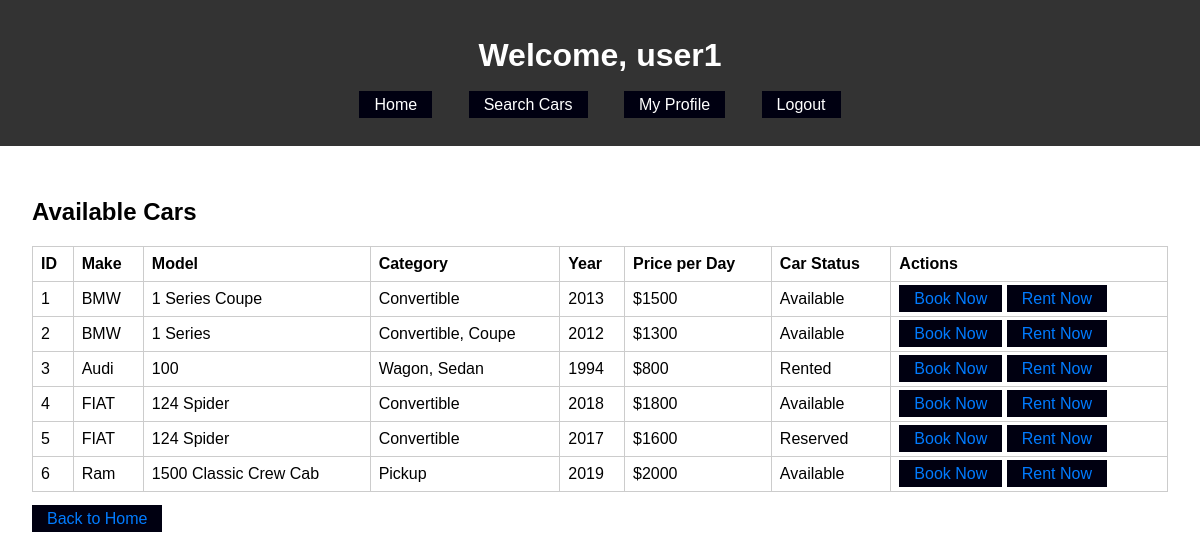
The page /customer_home (signed in) on the database its author committed.
### app/models.py (models this page shows, shortened)
class User(UserMixin, db.Model):
    id = db.Column(db.Integer, primary_key=True)
    username = db.Column(db.String(50), unique=True, nullable=False)
    password = db.Column(db.String(50), nullable=False)
    email = db.Column(db.String(100), unique=True, nullable=False)
    contact_no = db.Column(db.Integer, unique=True)
    address = db.Column(db.String(100))
    role = db.Column(db.String(50), default='customer')

class Car(db.Model):
    id = db.Column(db.Integer, primary_key=True)
    make = db.Column(db.String(50), nullable=False)
    model = db.Column(db.String(50), nullable=False)
    category = db.Column(db.String(50), nullable=False)
    year = db.Column(db.Integer, nullable=False)
    price_per_day = db.Column(db.Integer, nullable=False)
    status = db.Column(db.String(20), nullable=False, default="Available")

### app/routes.py (the view)
@app.route('/customer_home')
def customer_home():
    if 'user_id' not in session:
        return redirect(url_for('login'))
    user = User.query.get(session['user_id'])
    cars = Car.query.all()
    return render_template('customer_home.html', user=user, cars=cars)

### app/__init__.py (called while the page is built)
@login_manager.user_loader
def load_user(user_id):
    return models.User.query.get(int(user_id))

### app/templates/customer_home.html (shortened to what this page needs)
<!DOCTYPE html>
<html lang="en">
<head>
    <link rel="stylesheet" href="{{ url_for('static', filename='css/style.css') }}">
</head>
<body>
    <header>
        <h1>Welcome, {{ user.username }}</h1>
        <nav>
            <ul>
                <li><a href="{{ url_for('customer_home') }}">Home</a></li>
                <li><a href="{{ url_for('car_search') }}">Search Cars</a></li>
                <li><a href="{{ url_for('profile') }}">My Profile</a></li>
                <li><a href="{{ url_for('logout') }}">Logout</a></li>
            </ul>
        </nav>
    </header>
    <main>
        <h2>Available Cars</h2>
        <div class="container">
    <table class="table table-bordered mt-3">
        <thead>
            <tr>
                <th>ID</th>
                <th>Make</th>
                <th>Model</th>
                <th>Category</th>
                <th>Year</th>
                <th>Price per Day</th>
                <th>Car Status</th>
                <th>Actions</th>
            </tr>
        </thead>
        <tbody>
            {% for car in cars %}
            <tr>
                <td>{{ car.id }}</td>
                <td>{{ car.make }}</td>
                <td>{{ car.model }}</td>
                <td>{{ car.category }}</td>
                <td>{{ car.year }}</td>
                <td>${{ car.price_per_day }}</td>
                <td>{{ car.status }}</td>
                <td>
                    <a href="{{ url_for('car_book', car_id=car.id) }}" class="btn btn-info">Book Now</a>
                    <a href="{{ url_for('car_rent', car_id=car.id) }}" class="btn btn-info">Rent Now</a>
                </td>
            </tr>
            {% endfor %}
        </tbody>
    </table>
</div>
        <br>
        <a href="{{url_for('index') }}" class="back-home-link">Back to Home</a>
    </main>
</body>
</html>

### app/static/css/style.css (style rules this page uses)
body { font-family: Arial, sans-serif; margin: 0; padding: 0; }
header { background-color: #333; color: #fff; padding: 1em 0; text-align: center; }
nav ul { list-style-type: none; padding: 0; }
nav ul li { display: inline; margin: 0 1em; }
nav ul li a { color: #fff; text-decoration: none; }
main { padding: 2em; }
table { width: 100%; border-collapse: collapse; }
table, th, td { border: 1px solid #ccc; }
th, td { padding: 0.5em; text-align: left; }
a { text-decoration: none; color: #007bff; padding: 5px 15px; background: #000011; }

### rows shown on the page
User: username "user1"
Car: id "1", make "BMW", model "1 Series Coupe", category "Convertible", year "2013", price_per_day "1500", status "Available"
Car: id "2", make "BMW", model "1 Series", category "Convertible, Coupe", year "2012", price_per_day "1300", status "Available"
Car: id "3", make "Audi", model "100", category "Wagon, Sedan", year "1994", price_per_day "800", status "Rented"
Car: id "4", make "FIAT", model "124 Spider", category "Convertible", year "2018", price_per_day "1800", status "Available"
Car: id "5", make "FIAT", model "124 Spider", category "Convertible", year "2017", price_per_day "1600", status "Reserved"
Car: id "6", make "Ram", model "1500 Classic Crew Cab", category "Pickup", year "2019", price_per_day "2000", status "Available"
